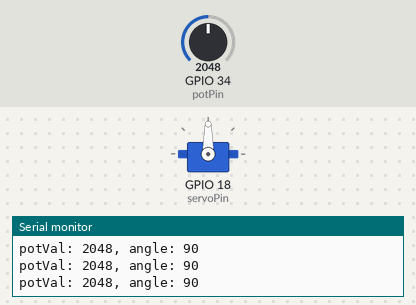
Recording of a sketch running on a simulated ESP32. Parts: servo, the last lines printed to the serial monitor. Inputs (shaded band) come from the test bench; at power-on: GPIO 34 (potPin) = 2048.

Above: at 1.2 s.
1.3 s: GPIO 34 (potPin) set to 2213
At 1.6 s:
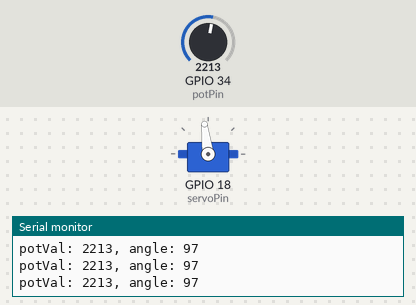
4.3 s: GPIO 34 (potPin) set to 2336
At 4.6 s:
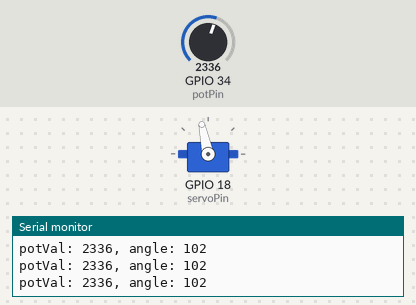
5.8 s: GPIO 34 (potPin) set to 2866
At 6.5 s:
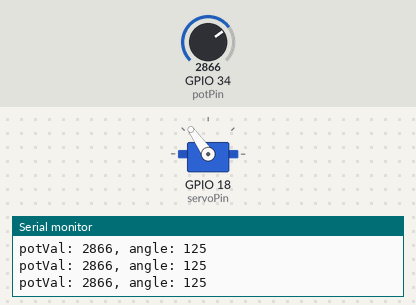
7.3 s: GPIO 34 (potPin) set to 1063
At 8.2 s:
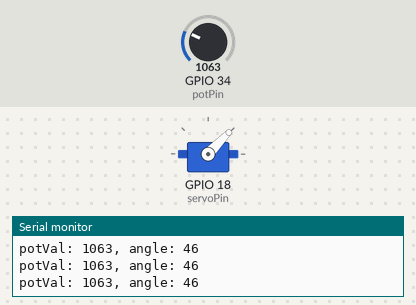
8.8 s: GPIO 34 (potPin) set to 928
At 9.9 s:
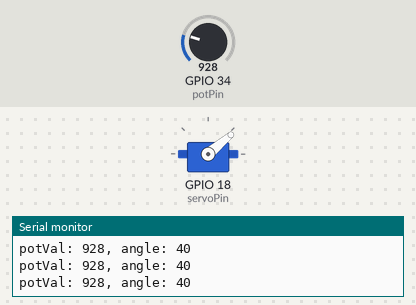
10.3 s: GPIO 34 (potPin) set to 491
At 11.0 s:
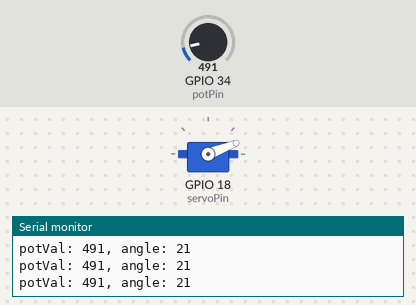
Timing chart, 0 to 12.8 s (numbered marks = the images above; inputs shaded):
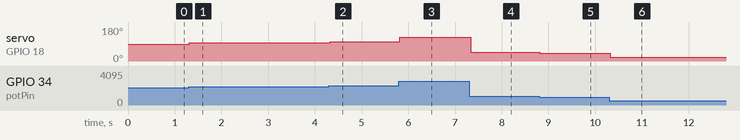

Measured:
- after the input at 1.3 s, servo on GPIO 18 (servoPin): 90° → 97° at once
- after the input at 4.3 s, servo on GPIO 18 (servoPin): 97° → 102° at once
- after the input at 5.8 s, servo on GPIO 18 (servoPin): 102° → 125° at once
- after the input at 7.3 s, servo on GPIO 18 (servoPin): 125° → 46° at once
- after the input at 8.8 s, servo on GPIO 18 (servoPin): 46° → 40° at once
- after the input at 10.3 s, servo on GPIO 18 (servoPin): 40° → 21° at once

The sketch:

servo_potenciometro.ino
```cpp
#include <ESP32Servo.h>

Servo myServo;

// Pines
const int potPin = 34;
const int servoPin = 18;

// Variables
int potVal;
int angle;

void setup() {
  myServo.setPeriodHertz(50);
  myServo.attach(servoPin, 500, 2400);

  Serial.begin(9600);
}

void loop() {

  // Leer el potenciometro
  potVal = analogRead(potPin);

  // Convertir el valor a un angulo
  angle = map(potVal, 0, 4095, 0, 180);

  // Mostrar los valores
  Serial.print("potVal: ");
  Serial.print(potVal);

  Serial.print(", angle: ");
  Serial.println(angle);

  // Mover el servomotor
  myServo.write(angle);

  delay(15);
}
```
